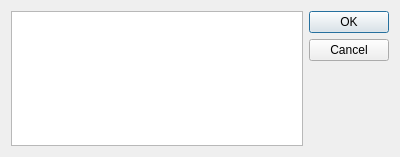
<?xml version="1.0" encoding="UTF-8"?>
<ui version="4.0">
 <class>DTMountDialog</class>
 <widget class="QDialog" name="DTMountDialog">
  <property name="geometry">
   <rect>
    <x>0</x>
    <y>0</y>
    <width>400</width>
    <height>157</height>
   </rect>
  </property>
  <property name="windowTitle">
   <string>Выберите образ</string>
  </property>
  <property name="windowIcon">
   <iconset resource="ltorrent.qrc">
    <normaloff>:/icons/app.ico</normaloff>:/icons/app.ico</iconset>
  </property>
  <layout class="QGridLayout" name="gridLayout">
   <item row="0" column="1">
    <layout class="QVBoxLayout">
     <property name="spacing">
      <number>6</number>
     </property>
     <property name="margin">
      <number>0</number>
     </property>
     <item>
      <widget class="QPushButton" name="okButton">
       <property name="text">
        <string>OK</string>
       </property>
      </widget>
     </item>
     <item>
      <widget class="QPushButton" name="cancelButton">
       <property name="text">
        <string>Cancel</string>
       </property>
      </widget>
     </item>
     <item>
      <spacer>
       <property name="orientation">
        <enum>Qt::Vertical</enum>
       </property>
       <property name="sizeHint" stdset="0">
        <size>
         <width>20</width>
         <height>40</height>
        </size>
       </property>
      </spacer>
     </item>
    </layout>
   </item>
   <item row="0" column="0">
    <widget class="QListView" name="listView"/>
   </item>
  </layout>
 </widget>
 <resources>
  <include location="ltorrent.qrc"/>
 </resources>
 <connections>
  <connection>
   <sender>okButton</sender>
   <signal>clicked()</signal>
   <receiver>DTMountDialog</receiver>
   <slot>MountSelected()</slot>
   <hints>
    <hint type="sourcelabel">
     <x>351</x>
     <y>38</y>
    </hint>
    <hint type="destinationlabel">
     <x>233</x>
     <y>29</y>
    </hint>
   </hints>
  </connection>
  <connection>
   <sender>cancelButton</sender>
   <signal>clicked()</signal>
   <receiver>DTMountDialog</receiver>
   <slot>reject()</slot>
   <hints>
    <hint type="sourcelabel">
     <x>330</x>
     <y>66</y>
    </hint>
    <hint type="destinationlabel">
     <x>197</x>
     <y>125</y>
    </hint>
   </hints>
  </connection>
 </connections>
 <slots>
  <slot>MountSelected()</slot>
 </slots>
</ui>
